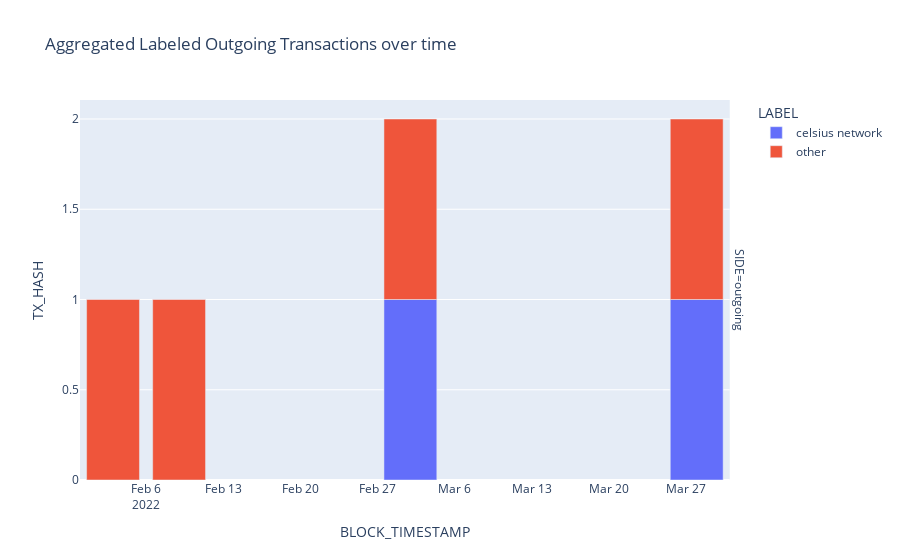

Notebook source saved alongside this figure:
### Code cell
tmp = agg_transactions_per_wallet.reset_index()
tmp = tmp[tmp['SIDE']=='outgoing']
fig = px.bar(tmp, x="BLOCK_TIMESTAMP", y="TX_HASH", facet_row="SIDE", color='LABEL',
		   title='Aggregated Labeled Outgoing Transactions over time')
# fig.update_yaxes(title='Number of Transactions')
# fig.update_xaxes(title='Date')
# fig.update_layout(height=700)
fig

### Figure 1 — Plotly figure (JSON) as saved in the notebook; plotly's stock layout.template omitted (floating-point values rounded to 4 significant figures)
{"data": [{"alignmentgroup": "True", "hovertemplate": "LABEL=celsius network<br>SIDE=outgoing<br>BLOCK_TIMESTAMP=%{x}<br>TX_HASH=%{y}<extra></extra>", "legendgroup": "celsius network", "marker": {"color": "#636efa", "pattern": {"shape": ""}}, "name": "celsius network", "offsetgroup": "celsius network", "orientation": "v", "showlegend": true, "textposition": "auto", "type": "bar", "x": ["2022-03-02T00:00:00", "2022-03-28T00:00:00"], "xaxis": "x", "y": [1, 1], "yaxis": "y"}, {"alignmentgroup": "True", "hovertemplate": "LABEL=other<br>SIDE=outgoing<br>BLOCK_TIMESTAMP=%{x}<br>TX_HASH=%{y}<extra></extra>", "legendgroup": "other", "marker": {"color": "#EF553B", "pattern": {"shape": ""}}, "name": "other", "offsetgroup": "other", "orientation": "v", "showlegend": true, "textposition": "auto", "type": "bar", "x": ["2022-02-03T00:00:00", "2022-02-09T00:00:00", "2022-03-02T00:00:00", "2022-03-28T00:00:00"], "xaxis": "x", "y": [1, 1, 1, 1], "yaxis": "y"}], "layout": {"annotations": [{"font": {}, "showarrow": false, "text": "SIDE=outgoing", "textangle": 90, "x": 0.98, "xanchor": "left", "xref": "paper", "y": 0.5, "yanchor": "middle", "yref": "paper"}], "barmode": "relative", "legend": {"title": {"text": "LABEL"}, "tracegroupgap": 0}, "title": {"text": "Aggregated Labeled Outgoing Transactions over time"}, "xaxis": {"anchor": "y", "domain": [0, 0.98], "title": {"text": "BLOCK_TIMESTAMP"}}, "yaxis": {"anchor": "x", "domain": [0, 1], "title": {"text": "TX_HASH"}}}}
